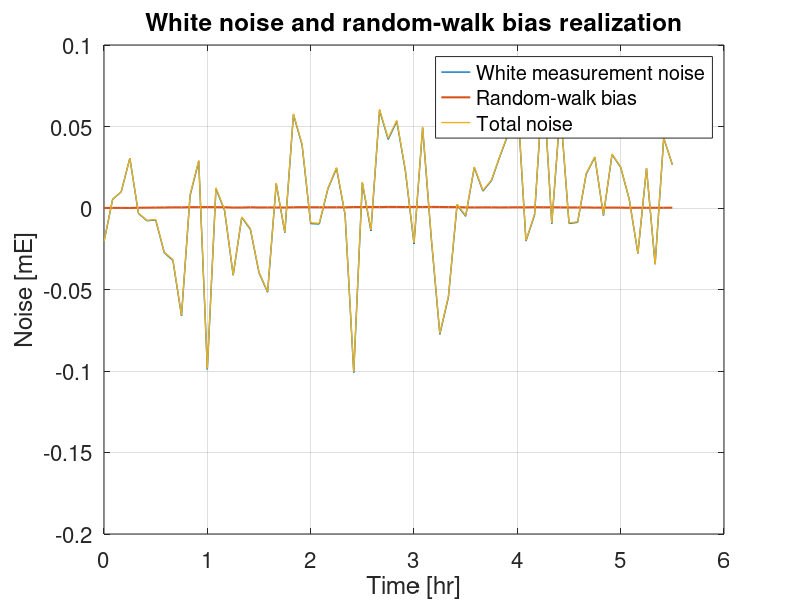

Write MATLAB code to recreate this figure. (Note: this script raises an error after producing the figure.)
clear;
clc;
close all;

set(0, 'defaultAxesFontSize', 16);
rng(10);   % Reproducible noise realization

%% ================================================================
%  USER PARAMETERS
% ================================================================

% One-sided white-noise PSD [mE^2/Hz]
%
% Example:
% ASD = 1 mE/sqrt(Hz) = 1000 microE/sqrt(Hz)
ASD_w = 1;                 % [mE/sqrt(Hz)]
Sw    = ASD_w^2;             % [mE^2/Hz]

% White-noise / random-walk crossover frequency
fc = 1e-6;                   % [Hz]

% Measurement sampling/update frequency
fs = 1/300;                   % [Hz]

% Corresponding measurement cadence
dt = 1/fs;                   % [s]

% Simulation duration
Tsim = 2e5;                  % [s]

% Time vector
time = (0:dt:Tsim-dt)';
N    = length(time);

fprintf('White-noise ASD       = %.4g mE/sqrt(Hz)\n', ASD_w);
fprintf('White-noise PSD       = %.4g mE^2/Hz\n', Sw);
fprintf('Cutoff frequency      = %.4g Hz\n', fc);
fprintf('Sampling frequency    = %.4g Hz\n', fs);
fprintf('Sampling interval     = %.4g s\n', dt);
fprintf('Number of samples     = %d\n\n', N);

%% ================================================================
%  CHECK NYQUIST CONDITION
% ================================================================

if fs <= 2*fc
    warning(['The selected sampling frequency does not satisfy ' ...
             'the Nyquist condition fs > 2*fc.']);
end

%% ================================================================
%  RANDOM-WALK DRIVING PSD
%
%  Discrete random walk:
%
%       b_k = b_{k-1} + eta_k
%
%  Its PSD is:
%
%             S_RW
%  S_b(f) = -------------------------
%           4 sin^2(pi f / fs)
%
%  Choose S_RW so that S_b(fc) = Sw.
% ================================================================

SRW = 4 * Sw * sin(pi*fc/fs)^2;       % [mE^2/Hz]

fprintf('RW driving PSD        = %.4g mE^2/Hz\n', SRW);

%% ================================================================
%  CONVERT ONE-SIDED PSD TO DISCRETE-TIME VARIANCES
%
%  For a white sequence sampled at fs, with one-sided PSD S:
%
%       variance = integral_0^(fs/2) S df
%                = S*fs/2
% ================================================================

var_white = Sw  * fs/2;
var_RW    = SRW * fs/2;

sigma_white = sqrt(var_white);
sigma_RW    = sqrt(var_RW);

fprintf('White sample sigma    = %.4g mE\n', sigma_white);
fprintf('RW increment sigma    = %.4g mE/step\n', sigma_RW);
fprintf('sigma_RW/sigma_white  = %.4g\n\n', sigma_RW/sigma_white);

%% ================================================================
%  GENERATE NOISE REALIZATIONS
% ================================================================

% White measurement noise
white_noise = sigma_white * randn(N, 1);

% White driving sequence for the bias random walk
rw_increment = sigma_RW * randn(N, 1);

% Random-walk bias
bias_RW = cumsum(rw_increment);

% Total measurement noise
total_noise = white_noise + bias_RW;

%% ================================================================
%  TIME-DOMAIN PLOT
% ================================================================

Nplot = min(N, round(2e4/dt));

figure();

plot(time(1:Nplot)/3600, white_noise(1:Nplot), ...
    'LineWidth', 1.0);
hold on;

plot(time(1:Nplot)/3600, bias_RW(1:Nplot), ...
    'LineWidth', 1.5);

plot(time(1:Nplot)/3600, total_noise(1:Nplot), ...
    'LineWidth', 1.0);

grid on;
xlabel('Time [hr]');
ylabel('Noise [mE]');
title('White noise and random-walk bias realization');

legend('White measurement noise', ...
       'Random-walk bias', ...
       'Total noise', ...
       'Location', 'best');

%% ================================================================
%  ESTIMATE PSD USING WELCH METHOD
% ================================================================

segmentLength = min(4096, floor(N/4));
segmentLength = max(segmentLength, 256);

window   = hann(segmentLength);
noverlap = floor(segmentLength/2);
nfft     = max(4096, 2^nextpow2(segmentLength));

[Pwhite, f] = pwelch(white_noise, ...
    window, noverlap, nfft, fs, 'onesided');

[Prw, ~] = pwelch(bias_RW, ...
    window, noverlap, nfft, fs, 'onesided');

[Ptotal, ~] = pwelch(total_noise, ...
    window, noverlap, nfft, fs, 'onesided');

%% ================================================================
%  THEORETICAL PSD
% ================================================================

% Avoid the singular value at f = 0
f_theory = f;
f_theory(1) = NaN;

Sb_theory = SRW ./ ...
    (4*sin(pi*f_theory/fs).^2);

Stotal_theory = Sw + Sb_theory;

%% ================================================================
%  PSD PLOT
% ================================================================

figure();

loglog(f(2:end), Pwhite(2:end), ...
    'LineWidth', 1.1);
hold on;

loglog(f(2:end), Prw(2:end), ...
    'LineWidth', 1.1);

loglog(f(2:end), Ptotal(2:end), ...
    'LineWidth', 1.5);

loglog(f(2:end), Sw*ones(size(f(2:end))), ...
    '--', 'LineWidth', 1.8);

loglog(f(2:end), Sb_theory(2:end), ...
    '--', 'LineWidth', 1.8);

loglog(f(2:end), Stotal_theory(2:end), ...
    'k-', 'LineWidth', 2);

xline(fc, ':', 'f_c', ...
    'LineWidth', 1.8, ...
    'LabelVerticalAlignment', 'bottom');

grid on;
xlabel('Frequency [Hz]');
ylabel('PSD [mE^2/Hz]');

title('White noise plus random-walk bias PSD');

legend('Simulated white noise', ...
       'Simulated RW bias', ...
       'Simulated total noise', ...
       'Theoretical white PSD', ...
       'Theoretical RW PSD', ...
       'Theoretical total PSD', ...
       'Location', 'best');

xlim([max(1/Tsim, f(2)), fs/2]);

%% ================================================================
%  ASD PLOT
%
%  This may be more convenient when comparing against an instrument
%  specification expressed in mE/sqrt(Hz).
% ================================================================

figure();

loglog(f(2:end), sqrt(Ptotal(2:end)), ...
    'LineWidth', 1.5);
hold on;

loglog(f(2:end), sqrt(Stotal_theory(2:end)), ...
    'k-', 'LineWidth', 2);

loglog(f(2:end), ASD_w*ones(size(f(2:end))), ...
    '--', 'LineWidth', 1.8);

xline(fc, ':', 'f_c', ...
    'LineWidth', 1.8, ...
    'LabelVerticalAlignment', 'bottom');

grid on;
xlabel('Frequency [Hz]');
ylabel('ASD [mE/\surdHz]');
title('Total-noise amplitude spectral density');

legend('Simulated total noise', ...
       'Theoretical total noise', ...
       'White-noise ASD', ...
       'Location', 'best');

xlim([max(1/Tsim, f(2)), fs/2]);

%% ================================================================
%  CONDITION: RW INCREMENT UNCERTAINTY < WHITE-NOISE UNCERTAINTY
%
%  sigma_RW / sigma_white
%
%       = sqrt(SRW / Sw)
%
%       = 2 |sin(pi fc/fs)|
%
%  Desired condition:
%
%       2 |sin(pi fc/fs)| < 1
% ================================================================

uncertainty_ratio = ...
    2 * abs(sin(pi*fc/fs));

condition_satisfied = uncertainty_ratio < 1;

fprintf('Condition 2|sin(pi fc/fs)| < 1:\n');

if condition_satisfied
    fprintf('SATISFIED for the selected fs.\n');
else
    fprintf('NOT SATISFIED for the selected fs.\n');
end

fprintf('Current uncertainty ratio = %.6f\n\n', ...
    uncertainty_ratio);

%% ================================================================
%  NUMERIC SEARCH FOR ACCEPTABLE fs VALUES
% ================================================================

fs_min = 2.001*fc;       % Just above Nyquist
fs_max = max(100*fc, 10*fs);

Nfs = 10000;

fs_test = logspace( ...
    log10(fs_min), log10(fs_max), Nfs);

fc_test = logspace( ...
    log10(fc), log10(2*fs), Nfs);

ratio_test = ...
    2 * abs(sin(pi*fc ./ fs_test));

ratio_test_2 = ...
    2 * abs(sin(pi*fc_test ./ fs));

valid_fs = (ratio_test < 1) & (fs_test > 2*fc);

%% Find the first acceptable fs
first_valid_index = find(valid_fs, 1, 'first');

if isempty(first_valid_index)
    fs_threshold_numeric = NaN;
    fprintf('No acceptable fs found in the selected search range.\n');
else
    fs_threshold_numeric = fs_test(first_valid_index);

    fprintf('Numerical minimum acceptable fs = %.8g Hz\n', ...
        fs_threshold_numeric);

    fprintf('Corresponding maximum cadence   = %.8g s\n', ...
        1/fs_threshold_numeric);
end

%% Analytical threshold in the Nyquist interval
fs_threshold_exact = 6*fc;

fprintf('Exact threshold fs > 6 fc       = %.8g Hz\n', ...
    fs_threshold_exact);

fprintf('Exact maximum cadence           = %.8g s\n\n', ...
    1/fs_threshold_exact);

%% ================================================================
%  PLOT GOOD fs REGION
% ================================================================

figure();

semilogx(fs_test, ratio_test, ...
    'LineWidth', 1.8);

hold on;

yline(1, '--', ...
    '\sigma_{RW}/\sigma_w = 1', ...
    'LineWidth', 1.8);

xline(2*fc, ':', ...
    'Nyquist: f_s = 2f_c', ...
    'LineWidth', 1.8);

xline(6*fc, '--', ...
    'Threshold: f_s = 6f_c', ...
    'LineWidth', 1.8);

xline(fs, '-.', ...
    'Selected f_s', ...
    'LineWidth', 1.8);

grid on;
xlabel('Sampling/averaging frequency, f_s [Hz]');
ylabel('\sigma_{RW}/\sigma_w');

title(['Condition for RW increment uncertainty ' ...
       'to remain below white noise']);

ylim([0, max(2, 1.05*max(ratio_test))]);

%% ================================================================
%  OPTIONAL: PLOT AS FUNCTION OF MEASUREMENT CADENCE
% ================================================================

Tsample_test = 1 ./ fs_test;

figure();

semilogx(Tsample_test, ratio_test, ...
    'LineWidth', 1.8);

hold on;

yline(1, '--', ...
    '\sigma_{RW}/\sigma_w = 1', ...
    'LineWidth', 1.8);

xline(1/(6*fc), '--', ...
    'T_s = 1/(6f_c)', ...
    'LineWidth', 1.8);

xline(dt, '-.', ...
    'Selected cadence', ...
    'LineWidth', 1.8);

set(gca, 'XDir', 'reverse');

grid on;
xlabel('Measurement cadence, T_s = 1/f_s [s]');
ylabel('\sigma_{RW}/\sigma_w');

title('Acceptable measurement cadence');

ylim([0, max(2, 1.05*max(ratio_test))]);

figure();
data = ratio_test_2;
idx  = fc_test > fs;
data(fc_test > fs) = NaN;
semilogx(fc_test, data, ...
    'LineWidth', 1.8);

grid on;
xlabel('Cut-off frequency value [Hz]');
ylabel('\sigma_{RW}/\sigma_w');
xlim([0, fs])
yline(1, '--', ...
    '\sigma_{RW}/\sigma_w = 1', ...
    'LineWidth', 1.8);
